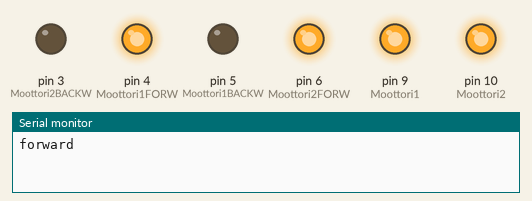
Recording of a sketch running on a simulated Arduino Uno, built with avr-gcc and run on an emulated ATmega328P. On the bench: output pins drawn as LEDs (lit = HIGH), the last lines printed to the serial monitor.

Above: at 0.1 s.
At 16.1 s:
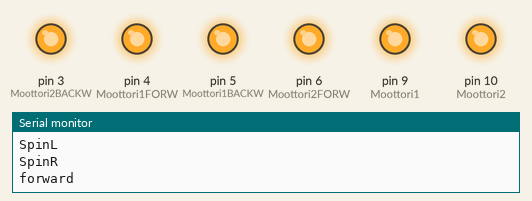
At 26.1 s:
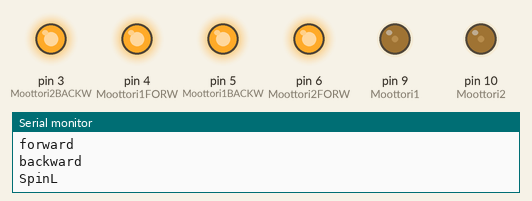
Timing chart, 0 to 33.5 s (numbered marks = the images above):
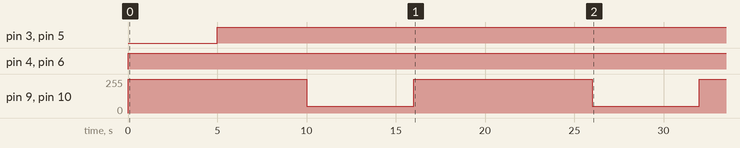

The sketch:

Suuntatesti2.ino
```cpp
#define Moottori1 9
#define Moottori1FORW 4
#define Moottori1BACKW 5
#define Moottori2 10
#define Moottori2FORW 6
#define Moottori2BACKW 3

void setup() {
 pinMode(Moottori1,OUTPUT);
 pinMode(Moottori1FORW,OUTPUT);
 pinMode(Moottori1BACKW,OUTPUT);
 pinMode(Moottori2,OUTPUT);
 pinMode(Moottori2FORW,OUTPUT);
 pinMode(Moottori2BACKW,OUTPUT);
 Serial.begin (9600);
}

void forward(){
  digitalWrite(Moottori1FORW, HIGH);
  digitalWrite(Moottori1, HIGH);
  digitalWrite(Moottori2FORW, HIGH);
  digitalWrite(Moottori2, HIGH);
  Serial.println ("forward");
}

void backward(){
  digitalWrite(Moottori1BACKW, HIGH);
  digitalWrite(Moottori1, HIGH);
  digitalWrite(Moottori2BACKW, HIGH);
  digitalWrite(Moottori2, HIGH);
  Serial.println ("backward");

}
void spinL(){
  digitalWrite(Moottori1BACKW, HIGH);
  analogWrite(Moottori1, 50);
  digitalWrite(Moottori2FORW, HIGH);
  analogWrite(Moottori2, 50);
  Serial.println ("SpinL");
}
void spinR(){
  digitalWrite(Moottori1FORW, HIGH);
  analogWrite(Moottori1, 50);
  digitalWrite(Moottori2BACKW, HIGH);
  analogWrite(Moottori2, 50);
  Serial.println ("SpinR");
}

void loop() {
  forward();
  delay(5000);
  backward();
  delay(5000);
  spinL();
  delay(3000);
  spinR();
  delay(3000);
}
```

Measured:
- by itself, pin 3 (Moottori2BACKW), pin 5 (Moottori1BACKW): LOW → HIGH at 5.0 s
- by itself, pin 4 (Moottori1FORW), pin 6 (Moottori2FORW): LOW → HIGH at 0.00 s
- by itself, pin 9 (Moottori1), pin 10 (Moottori2): alternates 255/255 for 10.0 s and 50/255 for 6.0 s
